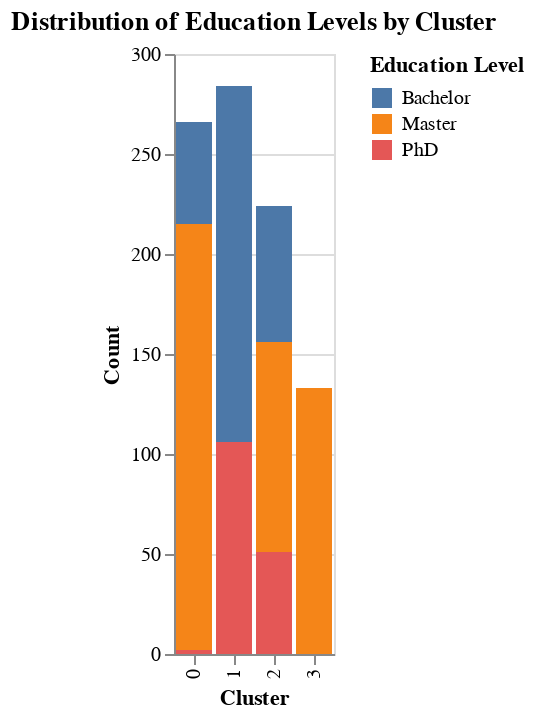

Notebook source saved alongside this figure:
### Code cell
# Using dataframe cluster_distribution:

import altair as alt
# Melt the dataframe to long format for plotting
melted_cluster_distribution = cluster_distribution.reset_index().melt(
    id_vars='Cluster',
    var_name='Education Level',
    value_name='Count'
)
# Create a stacked bar chart
chart = alt.Chart(melted_cluster_distribution).mark_bar().encode(
    x='Cluster:O',  # Make Cluster an ordinal variable for discrete bars
    y='Count:Q',
    color='Education Level:N',
    tooltip=['Cluster', 'Education Level', 'Count']
).properties(
    title='Distribution of Education Levels by Cluster'
)
chart

### Figure 1 — Vega-Lite specification as saved in the notebook (floating-point values rounded to 4 significant figures)
{"config": {"view": {"continuousWidth": 300, "continuousHeight": 300}}, "data": {"name": "data-d5440cdb9d8da691e87c07f676490b2d"}, "mark": {"type": "bar"}, "encoding": {"color": {"field": "Education Level", "type": "nominal"}, "tooltip": [{"field": "Cluster", "type": "quantitative"}, {"field": "Education Level", "type": "nominal"}, {"field": "Count", "type": "quantitative"}], "x": {"field": "Cluster", "type": "ordinal"}, "y": {"field": "Count", "type": "quantitative"}}, "title": "Distribution of Education Levels by Cluster", "$schema": "https://vega.github.io/schema/vega-lite/v5.20.1.json", "datasets": {"data-d5440cdb9d8da691e87c07f676490b2d": [{"Cluster": 0, "Education Level": "Bachelor", "Count": 51}, {"Cluster": 1, "Education Level": "Bachelor", "Count": 178}, {"Cluster": 2, "Education Level": "Bachelor", "Count": 68}, {"Cluster": 3, "Education Level": "Bachelor", "Count": 0}, {"Cluster": 0, "Education Level": "Master", "Count": 213}, {"Cluster": 1, "Education Level": "Master", "Count": 0}, {"Cluster": 2, "Education Level": "Master", "Count": 105}, {"Cluster": 3, "Education Level": "Master", "Count": 133}, {"Cluster": 0, "Education Level": "PhD", "Count": 2}, {"Cluster": 1, "Education Level": "PhD", "Count": 106}, {"Cluster": 2, "Education Level": "PhD", "Count": 51}, {"Cluster": 3, "Education Level": "PhD", "Count": 0}]}}
